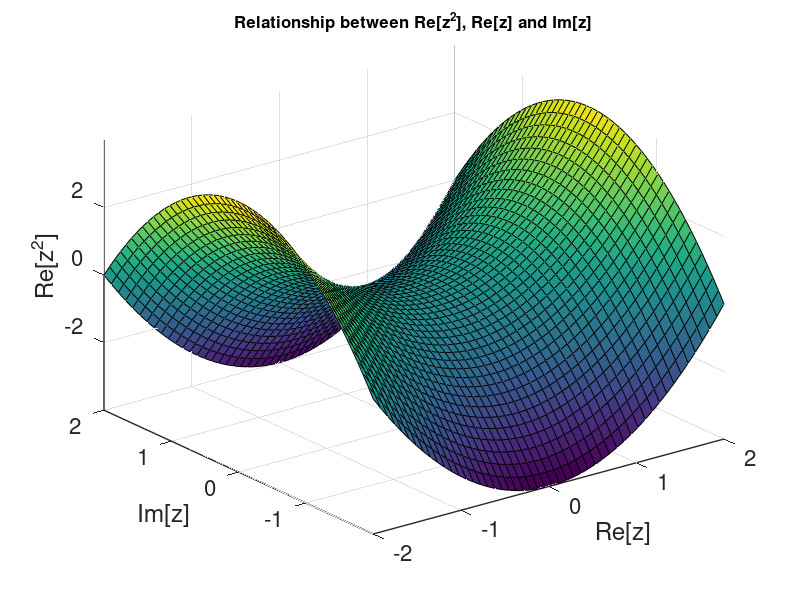
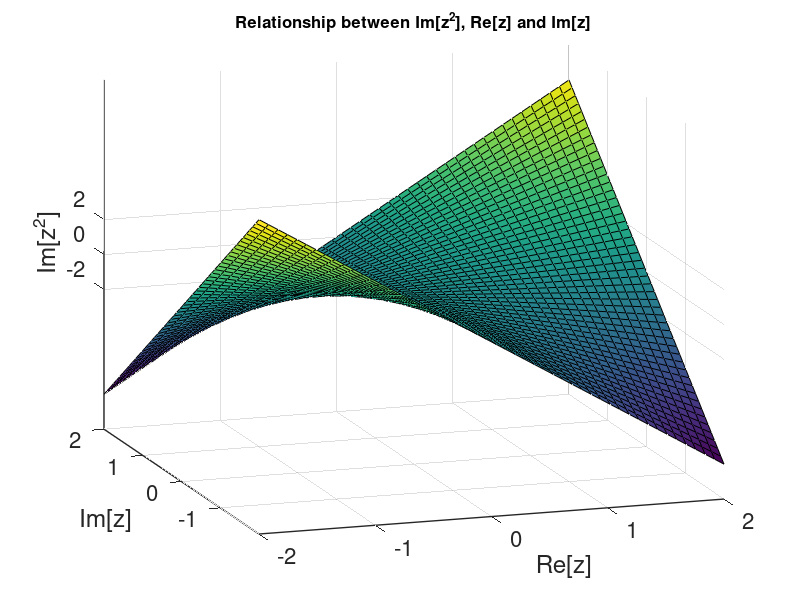
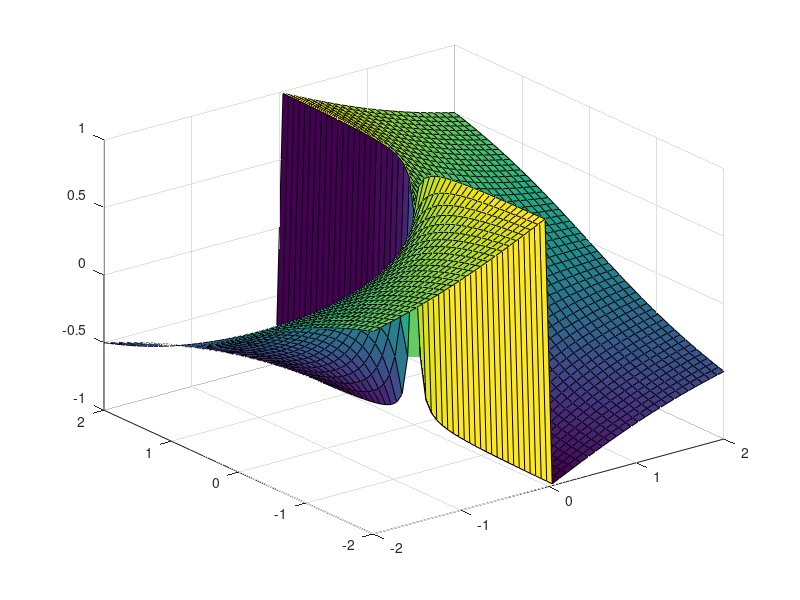

The MATLAB script that drew these images, in order:
% complexin3D.m
% Now this is starting to get complex. We want to plot a function of one
% complex variable z. Now, z = x+iy , but it isn't a function of x and y. 
% Instead, it is an independent, complex variable that is depended on by a
% function f.

% Some of the commands (surf, contour) don't deal with complex numbers
% directly, but what we do, is we plot out separately the real and
% imaginary parts ( or analogous slicings of the problem e.g. magnitude and
% phase) using surf and contour.

% Standard stuff
t = linspace(-2,2,50);
[x,y] = meshgrid(t,t);

% ***Defining the mesh of complex numbers in the plane***
z = x + i*y;

% and now the function
f = z.^2;

% The plot
figure 
surf(x,y,real(f));
xlabel('Re[z]');ylabel('Im[z]');zlabel('Re[z^2]'); % The labels tell it as it is.
                                                   % ***We basically get to
                                                   % understand the
                                                   % relationship between
                                                   % Re[z],Im[z] and
                                                   % Re[z^2]
% Some usual figure tuning
set(gca,'fontsize',16,'linewidth',1);
set(gca,'XTick',[-2:1:2]);
set(gca,'YTick',[-1:1:2]);
set(gca,'ZTick',[-2:2:2]);
title('Relationship between Re[z^2], Re[z] and Im[z]','fontsize',12);

figure 
surf(x,y,imag(f));
view([-1,-3,1]); % Ooh changing the view, eh?
xlabel('Re[z]');ylabel('Im[z]');zlabel('Im[z^2]');
% Some usual figure tuning
set(gca,'fontsize',16,'linewidth',1);
set(gca,'XTick',[-2:1:2]);
set(gca,'YTick',[-1:1:2]);
set(gca,'ZTick',[-2:2:2]);
title('Relationship between Im[z^2], Re[z] and Im[z]','fontsize',12);

% Analogously, we could plot magnitude and phase.
% surf(x,y,abs(f)) and surf(x,y,angle(f))
figure
surf(x,y,angle(f)/pi) % Phase angle in terms of pi








